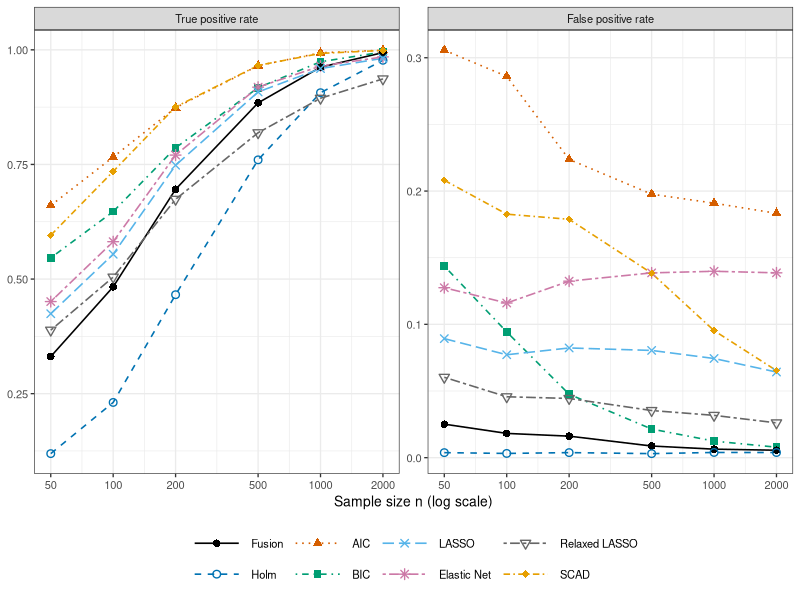

R code for this plot:
## ============================================================
## Figure: behaviour under collinearity (rho=0.7) vs sample size.
## Black-and-white safe: every method has a distinct colour,
## line type AND point shape, so it is distinguishable in grayscale.
## No on-plot title/subtitle (the LaTeX caption carries the text).
## Run: Rscript plot_sim_vs_n_rho07.R  ->  plot_sim_vs_n_rho07.pdf
## ============================================================
suppressMessages({ library(ggplot2); library(dplyr); library(tidyr) })

d <- read.csv2("simulation_by_n_rho_aic.csv", stringsAsFactors = FALSE)
for (k in c("n","rho","TPR","FPR")) d[[k]] <- as.numeric(d[[k]])
d <- subset(d, rho == 0.7)
d$method <- recode(d$method, ElasticNet = "Elastic Net", Lasso = "LASSO",
                   RelaxedLasso = "Relaxed LASSO")
meth <- c("Fusion","Holm","AIC","BIC","LASSO","Elastic Net","Relaxed LASSO","SCAD")
d$method <- factor(d$method, levels = meth)

long <- pivot_longer(d[c("method","n","TPR","FPR")], c(TPR,FPR),
                     names_to = "metric", values_to = "value")
long$metric <- factor(long$metric, levels = c("TPR","FPR"),
                      labels = c("True positive rate","False positive rate"))

## Okabe-Ito (colour-blind safe; also separates in grayscale), plus
## distinct line types and shapes so the figure works in pure B&W.
cols <- c("Fusion"="#000000","Holm"="#0072B2","AIC"="#D55E00","BIC"="#009E73",
          "LASSO"="#56B4E9","Elastic Net"="#CC79A7","Relaxed LASSO"="#666666","SCAD"="#E69F00")
ltys <- c("Fusion"="solid","Holm"="dashed","AIC"="dotted","BIC"="dotdash",
          "LASSO"="longdash","Elastic Net"="twodash","Relaxed LASSO"="2262","SCAD"="4212")
shps <- c("Fusion"=16,"Holm"=1,"AIC"=17,"BIC"=15,"LASSO"=4,"Elastic Net"=8,
          "Relaxed LASSO"=6,"SCAD"=18)

p <- ggplot(long, aes(n, value, colour = method, linetype = method, shape = method)) +
  geom_line(linewidth = 0.55) +
  geom_point(size = 2.1, stroke = 0.7) +
  facet_wrap(~ metric, scales = "free_y") +
  scale_x_log10(breaks = c(50,100,200,500,1000,2000)) +
  scale_colour_manual(values = cols) +
  scale_linetype_manual(values = ltys) +
  scale_shape_manual(values = shps) +
  labs(x = "Sample size n (log scale)", y = NULL,
       colour = NULL, linetype = NULL, shape = NULL) +
  theme_bw(base_size = 10) +
  theme(legend.position = "bottom", legend.key.width = unit(1.4, "cm"))

ggsave("plot_sim_vs_n_rho07.pdf", p, width = 9, height = 4.3)
cat("wrote plot_sim_vs_n_rho07.pdf (B&W-safe: colour + linetype + shape)\n")
